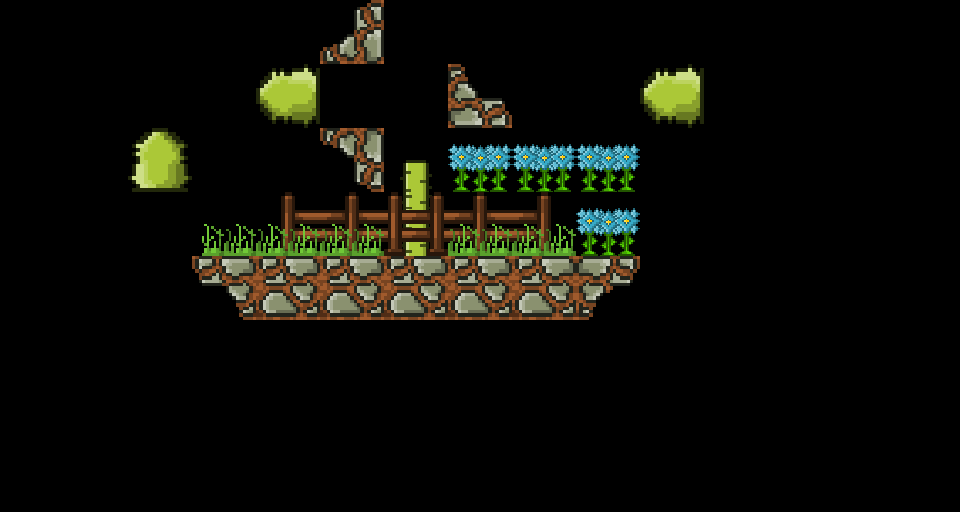

This is a level from a 2D game, rendered from its Tiled map with the project's own tilesets. A one-line summary and the map file follow, with tile-layer data summarised:
An orthogonal 15x8 tile map with 64x64 px tiles, 3 tile layers (Tile Layer 1, Tile Layer 2, Tile Layer 3).

<map version="1.10" tiledversion="1.10.2" orientation="orthogonal" renderorder="right-down" width="15" height="8" tilewidth="64" tileheight="64" infinite="0" nextlayerid="4" nextobjectid="1">
 <tileset firstgid="1" name="tileset" tilewidth="64" tileheight="64" tilecount="42" columns="6">
  <image source="images/tilemap/tileset.png" width="384" height="448" />
 </tileset>
 <layer id="1" name="Tile Layer 1" width="15" height="8">
  <data>[120 cells, 21 non-empty, 8 distinct tile ids]</data>
 </layer>
 <layer id="2" name="Tile Layer 2" width="15" height="8">
  <data>[120 cells, 3 non-empty, 3 distinct tile ids]</data>
 </layer>
 <layer id="3" name="Tile Layer 3" width="15" height="8">
  <data>[120 cells, 6 non-empty, 3 distinct tile ids]</data>
 </layer>
</map>
